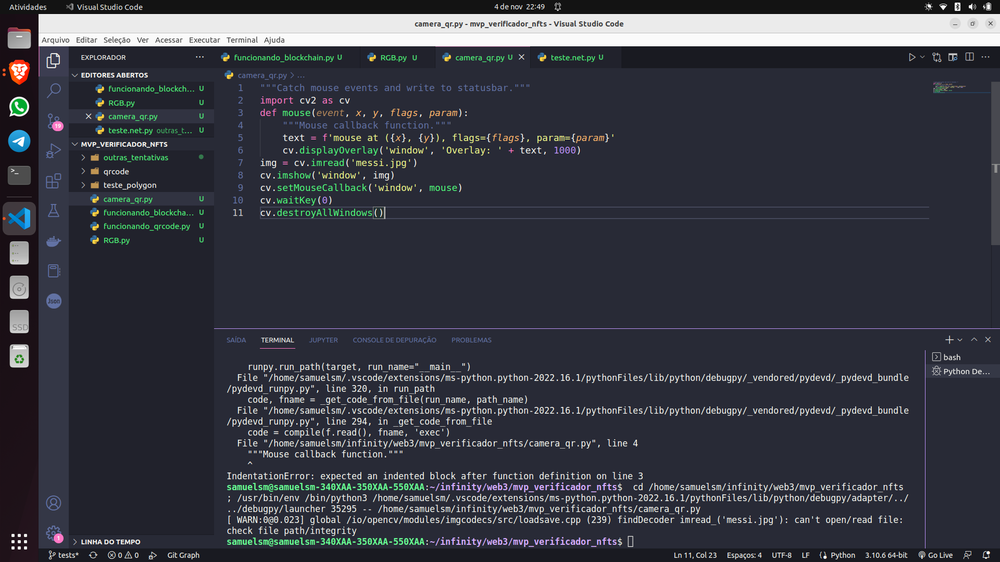
#> input picture messi.png, 1000 x 562 px, shrunk from 1920 x 1080 before the run
$ python 'preto _e_branco.py'
#> lines starting #> are read from the running program, lines starting #| are printed output that depends on the picture
"""Splitting into 3 channels"""
import cv2 as cv
import numpy as np
img = cv.imread('messi.png')
#> img is the input picture: shape (562, 1000, 3); mean B, G, R 67.5, 58.1, 56
b, g, r = cv.split(img)
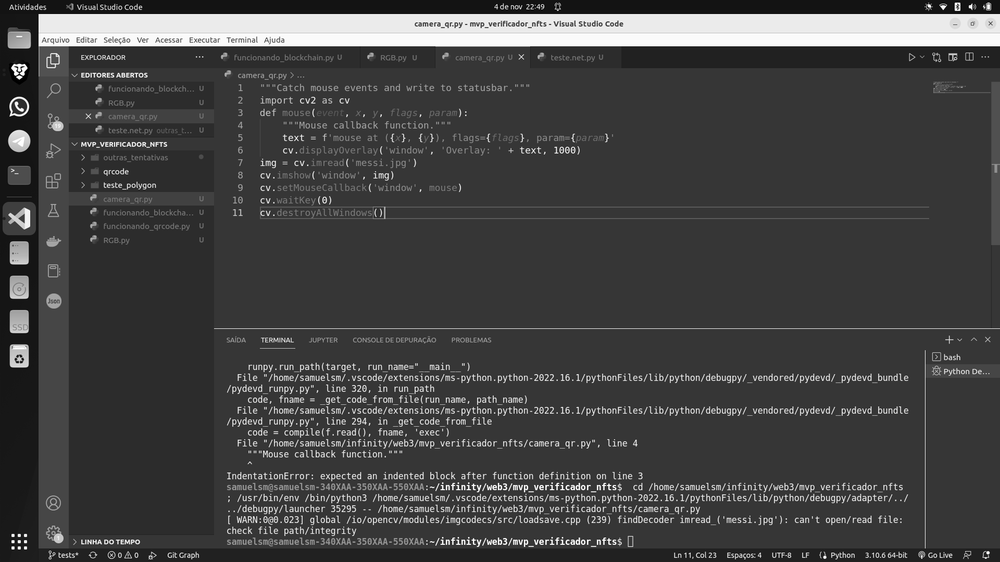
#> b: shape (562, 1000); min 0, max 255, mean 67.5
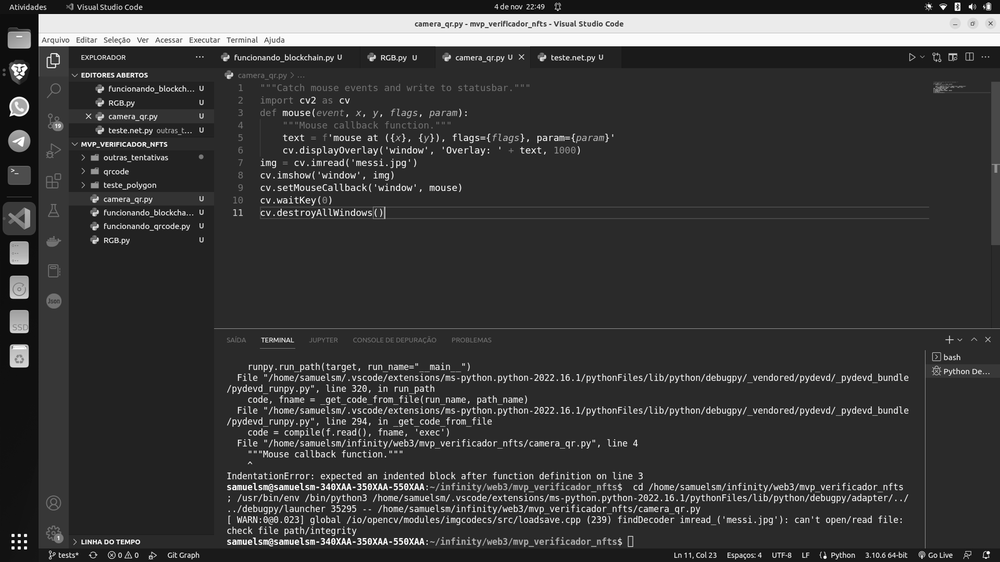
#> g: shape (562, 1000); min 0, max 255, mean 58.1
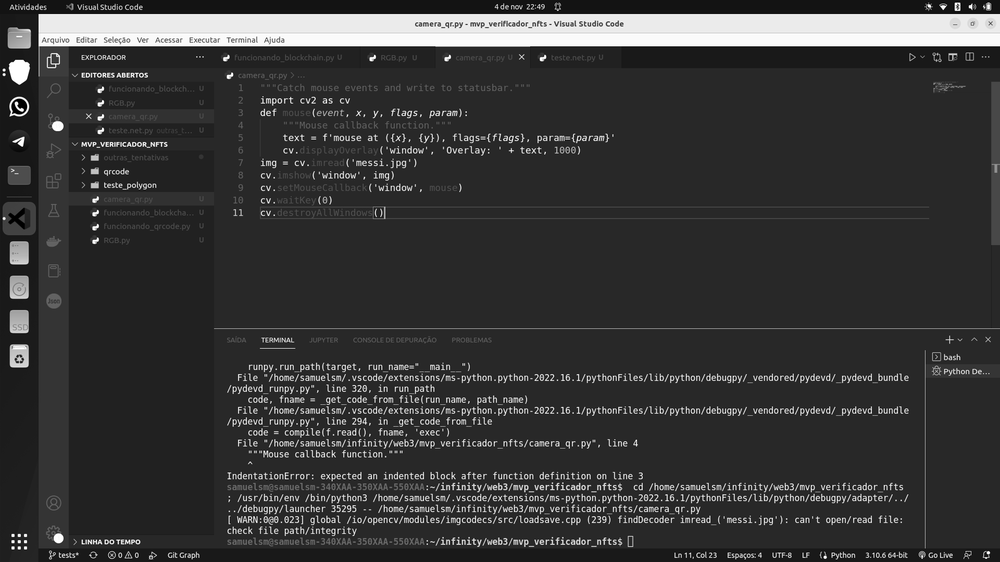
#> r: shape (562, 1000); min 0, max 255, mean 56
img2 = np.hstack([b, g, r])
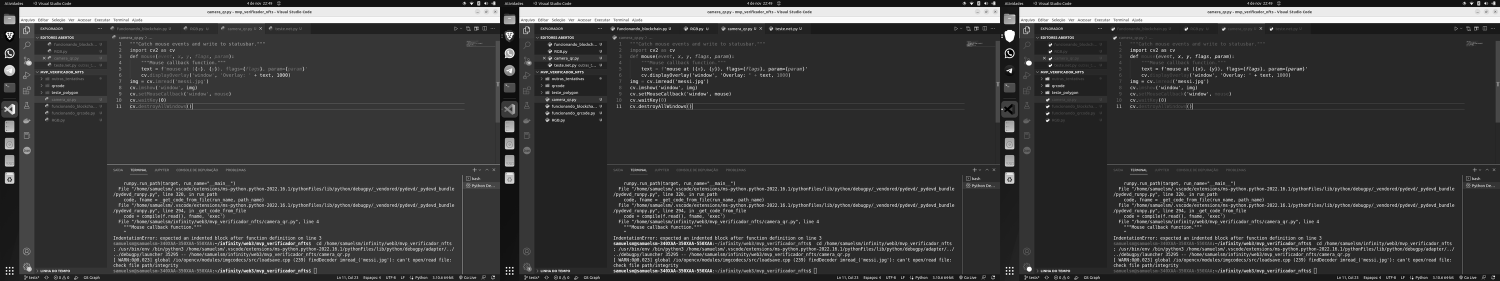
#> img2: shape (562, 3000) (shown at 1/2 size); min 0, max 255, mean 60.5
cv.imshow('window', img2)
cv.waitKey(0)
cv.destroyAllWindows()
